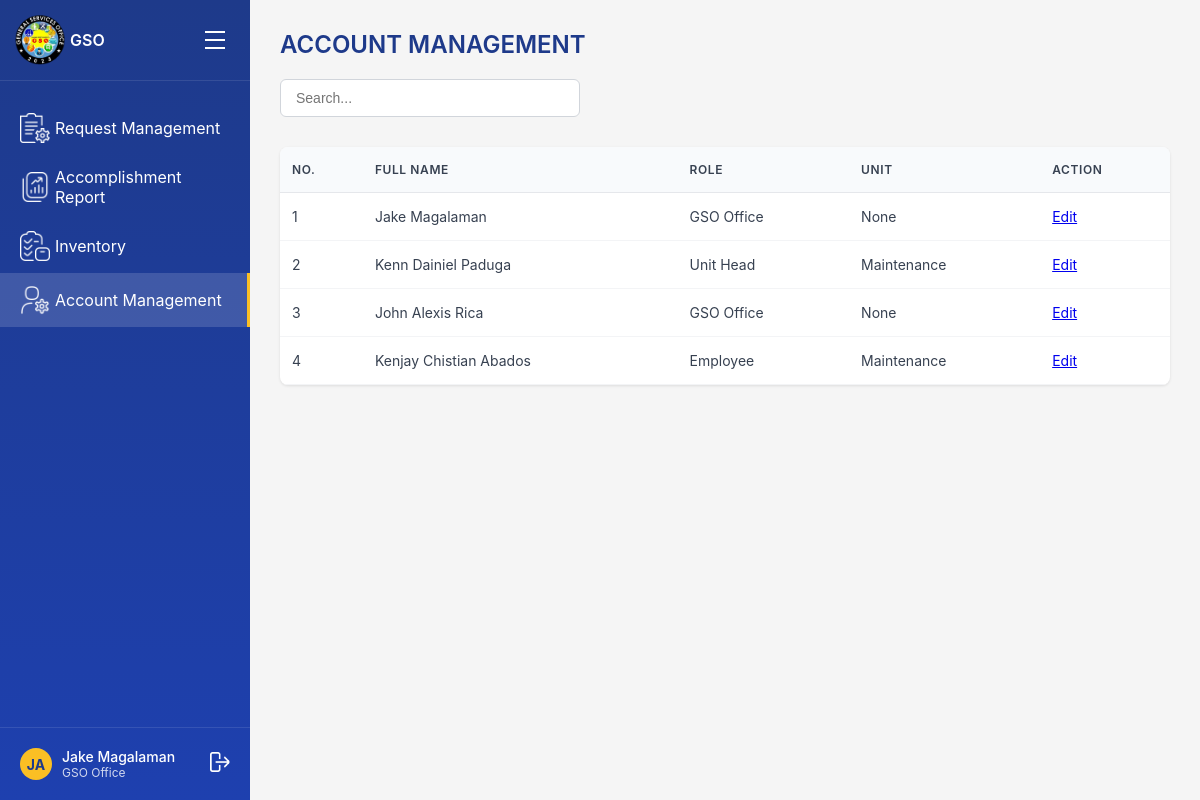
/accounts/accounts/ (signed in), run on the app's committed database.
### accounts/models.py (models this page shows)
class User(AbstractUser):
    ROLE_CHOICES = [
        ('gso', 'GSO Office'),
        ('unit_head', 'Unit Head'),
        ('personnel', 'Personnel'),
        ('employee', 'Employee'),
    ]
    role = models.CharField(max_length=20, choices=ROLE_CHOICES)
    unit = models.CharField(max_length=50, blank=True, null=True)

### accounts/views.py (the view)
# urls.py: path('accounts/', views.account_view, name='account_management'),
def account_view(request):
    users = User.objects.all()
    return render(request, 'gso_office/accounts/account_management.html', {'users': users})

### templates/gso_office/accounts/account_management.html (shortened to what this page needs)
{% extends "gso_office/gso_base_dashboard.html" %}
{% block main_content %}
<div class="header">
    <h1 class="page-title">ACCOUNT MANAGEMENT</h1>
    <input type="text" class="search-bar" placeholder="Search...">
</div>
<div class="table-container">
    <table class="table">
        <thead>
            <tr>
                <th>NO.</th>
                <th>FULL NAME</th>
                <th>ROLE</th>
                <th>UNIT</th>
                <th>ACTION</th>
            </tr>
        </thead>
        <tbody>
            {% for user in users %}
            <tr>
                <td>{{ forloop.counter }}</td>
                <td>{{ user.get_full_name }}</td>
                <td>{{ user.get_role_display }}</td>
                <td>{{ user.unit }}</td>
                <td>
                    <a href="{% url 'edit_user' user.id %}" class="btn btn-sm btn-primary">Edit</a>
                </td>
            </tr>
            {% empty %}
            <tr>
                <td colspan="5">No users found.</td>
            </tr>
            {% endfor %}
        </tbody>
    </table>
</div>
{% endblock %}

### templates/gso_office/gso_base_dashboard.html (shortened to what this page needs)
{% load static %}
<!DOCTYPE html>
<html lang="en">
<head>
  <link rel="stylesheet" href="{% static 'css/gso_dashboard.css' %}" />
</head>
<body>
<div class="sidebar">
    <div class="logo-section">
        <div class="logo">
          <img src="{% static 'images/gso_logo.png' %}" alt="General Services Office Logo">
        </div>
        <span style="font-weight: 600;">GSO</span>
        <div class="hamburger">
            <div style="width: 20px; height: 2px; background: white; margin: 3px 0;"></div>
            <div style="width: 20px; height: 2px; background: white; margin: 3px 0;"></div>
            <div style="width: 20px; height: 2px; background: white; margin: 3px 0;"></div>
        </div>
    </div>
    {% url 'request_management' as request_management_url %}
    {% url 'accomplishment_report' as accomplishment_report_url %}
    {% url 'gso_inventory' as gso_inventory_url %}
    {% url 'account_management' as account_management_url %}
    <div class="nav-menu">
        <a href="{{ request_management_url }}" class="nav-link">
            <div class="nav-item {% if request.path == request_management_url %}active{% endif %}">
                <div class="nav-icon">
                    <img src="{% static 'images/gso_office/request_icon.png' %}" alt="Request Management">
                </div>
                <span>Request Management</span>
            </div>
        </a>
        <a href="{{ accomplishment_report_url }}" class="nav-link">
            <div class="nav-item {% if request.path == accomplishment_report_url %}active{% endif %}">
                <div class="nav-icon">
                    <img src="{% static 'images/gso_office/report_icon.png' %}" alt="Accomplishment Report">
                </div>
                <span>Accomplishment Report</span>
            </div>
        </a>
        <a href="{{ gso_inventory_url }}" class="nav-link">
            <div class="nav-item {% if request.path == gso_inventory_url %}active{% endif %}">
                <div class="nav-icon">
                    <img src="{% static 'images/unit_head/inventory_icon.png' %}" alt="Inventory">
                </div>
                <span>Inventory</span>
            </div>
        </a>
        <a href="{{ account_management_url }}" class="nav-link">
            <div class="nav-item {% if request.path == account_management_url %}active{% endif %}">
                <div class="nav-icon">
                    <img src="{% static 'images/gso_office/account_icon.png' %}" alt="Account Management">
                </div>
                <span>Account Management</span>
            </div>
        </a>
    </div>
    <div class="user-section">
        <div class="user-avatar">
            {{ user.first_name|default:user.username|slice:":2"|upper }}
        </div>
        <div class="user-info">
            <div class="user-name">{{ user.get_full_name|default:user.username }}</div>
            <div class="user-role">{{ user.get_role_display }}</div>
        </div>
        <div class="logout-icon" style="margin-left: auto; cursor: pointer;">
            <form method="post" action="{% url 'logout' %}" style="display: inline;">
                <button type="submit" style="background: none; border: none; color: inherit; cursor: pointer;">
                    <img src="{% static 'images/logout.png' %}" alt="Logout">
                </button>
            </form>
        </div>
    </div>
</div>
<div class="main-content">
    {% block main_content %}{% endblock %}
</div>
</body>
</html>

### static/css/gso_dashboard.css (style rules this page uses)
* { margin: 0; padding: 0; box-sizing: border-box; }
body { font-family: -apple-system, BlinkMacSystemFont, 'Segoe UI', Roboto, sans-serif; background-color: #f5f5f5; display: flex; min-height: 100vh; }
.sidebar { width: 250px; background: linear-gradient(180deg, #1e3a8a 0%, #1e40af 100%); color: white; display: flex; flex-direction: column; position: fixed; height: 100vh; left: 0; top: 0; }
.logo-section { padding: 20px; display: flex; align-items: center; gap: 10px; border-bottom: 1px solid rgba(255, 255, 255, 0.1); }
.logo { width: 40px; height: 40px; background: #fbbf24; border-radius: 50%; display: flex; align-items: center; justify-content: center; font-weight: bold; color: #1e3a8a; }
.hamburger { margin-left: auto; cursor: pointer; padding: 5px; }
.nav-menu { flex: 1; padding: 20px 0; }
.nav-item { display: flex; align-items: center; padding: 12px 20px; cursor: pointer; transition: background-color 0.2s; gap: 5px; }
.nav-item.active { background-color: rgba(255, 255, 255, 0.15); border-right: 3px solid #fbbf24; }
.nav-icon img { width: 30px; height: auto; object-fit: contain; display: block; }
.nav-link { text-decoration: none; color: inherit; display: block; }
.user-section { padding: 20px; border-top: 1px solid rgba(255, 255, 255, 0.1); display: flex; align-items: center; gap: 10px; }
.user-avatar { width: 32px; height: 32px; background: #fbbf24; border-radius: 50%; display: flex; align-items: center; justify-content: center; font-weight: bold; color: #1e3a8a; font-size: 14px; }
.user-info { flex: 1; }
.user-name { font-size: 14px; font-weight: 500; }
.user-role { font-size: 12px; opacity: 0.8; }
.logout-icon img { width: 20px; height: auto; object-fit: contain; display: block; }
.main-content { flex: 1; margin-left: 250px; padding: 30px; }
.header { margin-bottom: 30px; }
.page-title { font-size: 24px; font-weight: 600; color: #1e3a8a; margin-bottom: 20px; }
.search-bar { width: 300px; padding: 10px 15px; border: 1px solid #d1d5db; border-radius: 6px; font-size: 14px; }
.table-container { background: white; border-radius: 8px; box-shadow: 0 1px 3px rgba(0, 0, 0, 0.1); overflow: hidden; }
.table { width: 100%; border-collapse: collapse; }
.table th { background-color: #f8fafc; padding: 15px 12px; text-align: left; font-weight: 600; font-size: 12px; color: #374151; text-transform: uppercase; letter-spacing: 0.05em; border-bottom: 1px solid #e5e7eb; }
.table td { padding: 15px 12px; border-bottom: 1px solid #f3f4f6; font-size: 14px; color: #374151; }
.logo img { width: 50px; height: auto; }
.hamburger { display: flex; flex-direction: column; cursor: pointer; padding: 5px; margin-left: auto; }
.sidebar { transition: transform 0.3s ease; }

### data on the page
User: first_name "JA", get_full_name "Jake Magalaman", role "GSO Office", unit "None"
User: get_full_name "Kenn Dainiel Paduga", role "Unit Head", unit "Maintenance"
User: get_full_name "John Alexis Rica", role "GSO Office", unit "None"
User: get_full_name "Kenjay Chistian Abados", role "Employee", unit "Maintenance"
